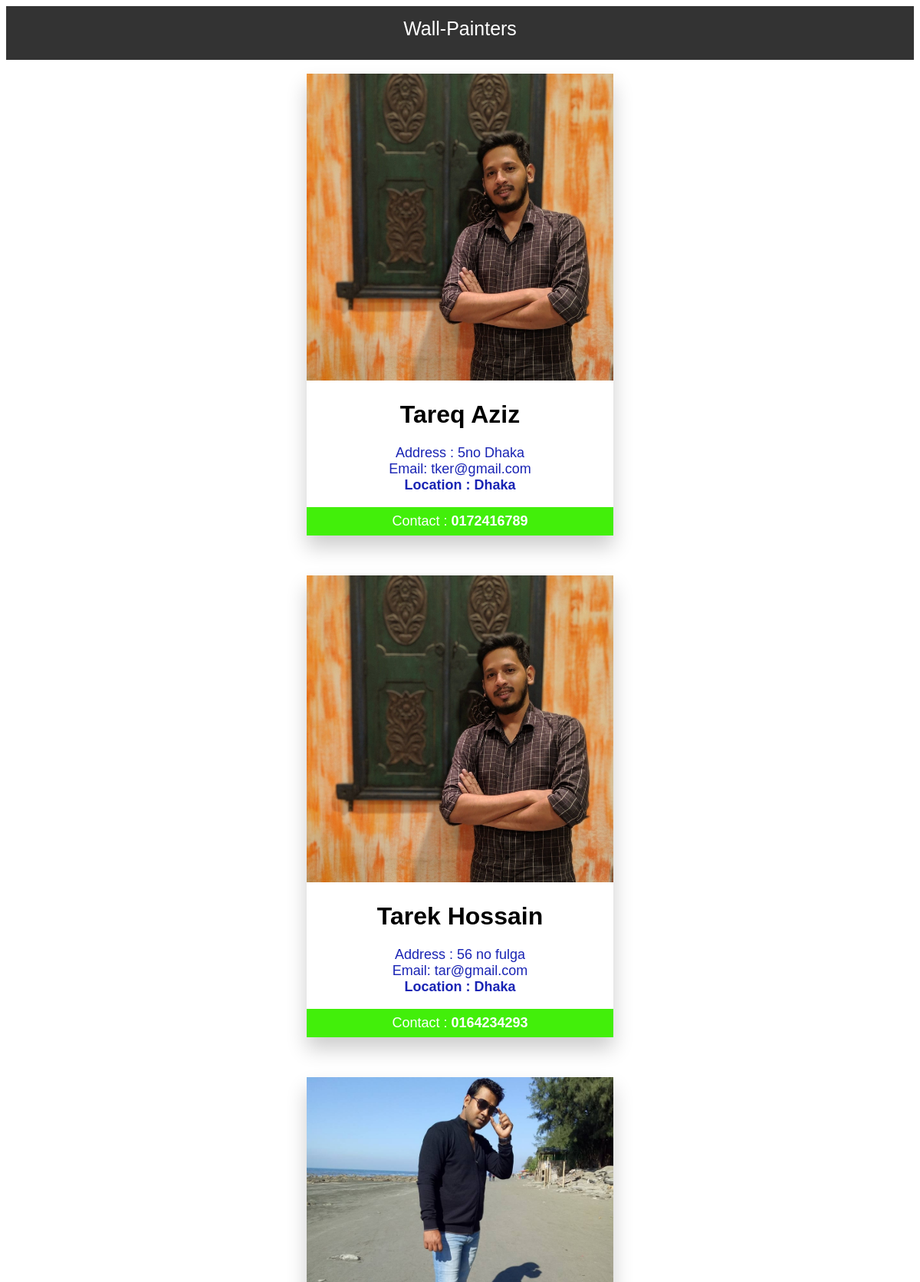
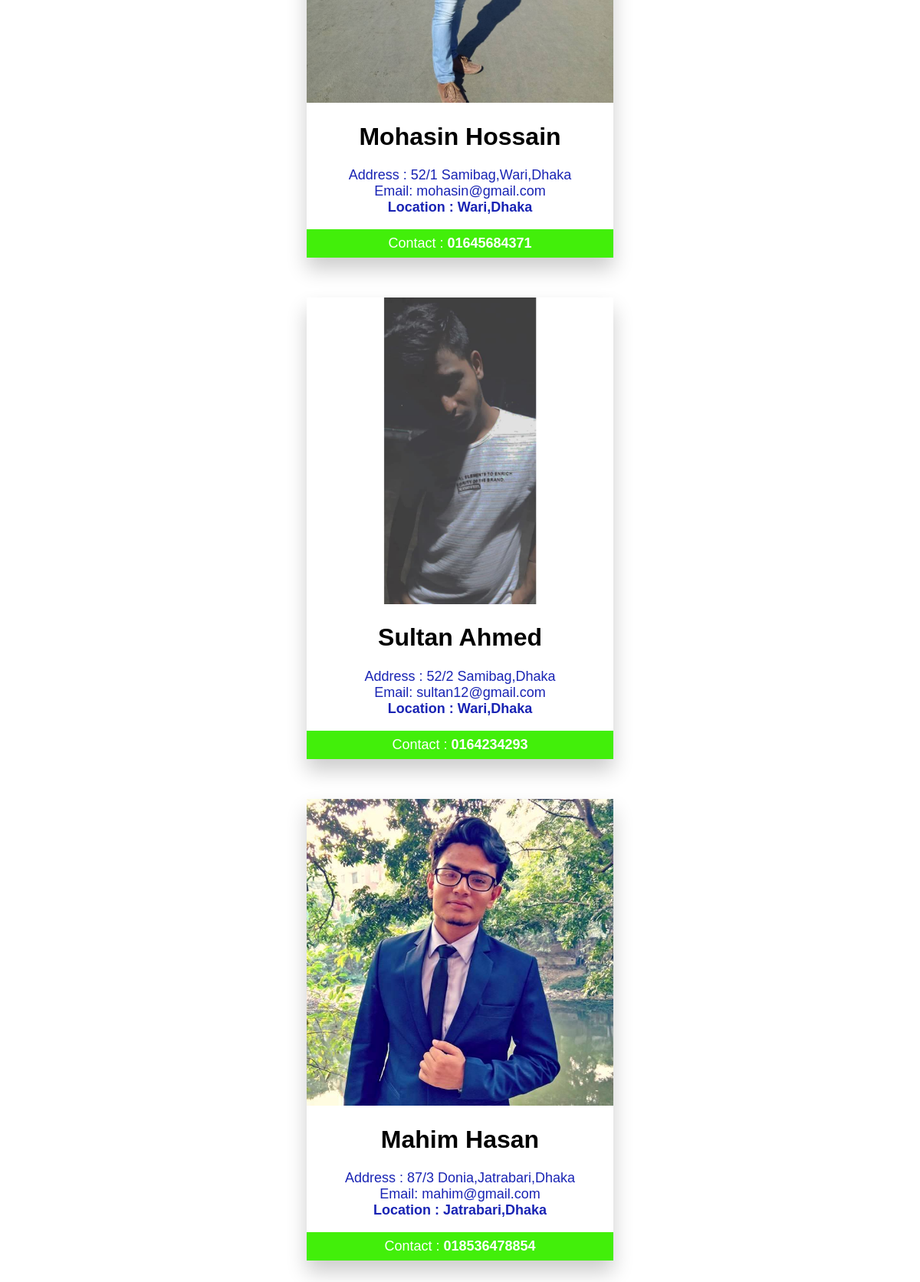
The page /worker/painters on the database its author committed (2 pictures, top to bottom).
### accounts/models.py (models this page shows, shortened)
class Worker(models.Model):
    name = models.CharField(max_length=50, blank=True, null=True)
    username = models.CharField(max_length=50, blank=True, null=True)
    email = models.EmailField(max_length=50, blank=True, null=True)
    password = models.CharField(max_length=50, blank=True, null=True)
    nid = models.CharField(max_length=50, blank=True, null=True)
    upload_nid = models.ImageField(upload_to='media/')
    pic = models.ImageField(upload_to='media/')
    phone = models.CharField(max_length=50, blank=True, null=True)
    address = models.CharField(max_length=50, blank=True, null=True)
    location = models.CharField(max_length=50, blank=True, null=True)
    type_of_work = models.CharField(max_length=50, blank=True, null=True)

### worker/views.py (the view)
# urls.py: path('painters',views.painters, name = 'painters'),
def painters(request):
    obj = Worker.objects.filter(type_of_work='painter')
    context = {
        'objects': obj
    }
    return render(request, "Painter.html", context)

### templates/Painter.html (shortened to what this page needs)
<!DOCTYPE html>
<html>
<head>
<link rel="stylesheet" href="https://cdnjs.cloudflare.com/ajax/libs/font-awesome/4.7.0/css/font-awesome.min.css">
</head>
<body>
<ul>Wall-Painters</ul><br>
 {% for object in objects %}
<div class="card">
  <img src="{{ object.pic.url }}" alt="image-{{ object.name }}" style="width:100%">
  <h1>{{ object.name }}</h1>
   <p class="title" align="center" >
        Address : {{ object.address }}<br>
       Email: {{ object.email }}<br>
    <b>Location : {{ object.location }}</b><br>
   </p>
  <p><button>Contact : <b> {{ object.phone }}</b></button></p>
</div><br>
<br>
 {% endfor %}
</body>
</html>

### templates/Painter.html (style rules this page uses)
ul { margin: auto; padding: 15px; overflow: hidden; height: 40px; background-color: #333; font-family: arial; text-align: center; font-size: 25px; color:white; }
h1 { font-family: arial }
.card { box-shadow: 0 15px 25px 0 rgba(0, 0, 0, 0.2); max-width: 400px; margin: auto; text-align: center; font-family: arial; }
.title { color: #1924b4; font-size: 18px; }
button { border: none; outline: 0; display: inline-block; padding: 8px; color: white; background-color: #42ef0a; text-align: center; cursor: pointer; width: 100%; font-size: 18px; }

### rows shown on the page
Worker: pic (picture), name "Tareq Aziz", address "5no Dhaka", email "tker@gmail.com", location "Dhaka", phone "0172416789"
Worker: pic (picture), name "Tarek Hossain", address "56 no fulga", email "tar@gmail.com", location "Dhaka", phone "0164234293"
Worker: pic (picture), name "Mohasin Hossain", address "52/1 Samibag,Wari,Dhaka", email "mohasin@gmail.com", location "Wari,Dhaka", phone "01645684371"
Worker: pic (picture), name "Sultan Ahmed", address "52/2 Samibag,Dhaka", email "sultan12@gmail.com", location "Wari,Dhaka", phone "0164234293"
Worker: pic (picture), name "Mahim Hasan", address "87/3 Donia,Jatrabari,Dhaka", email "mahim@gmail.com", location "Jatrabari,Dhaka", phone "018536478854"
